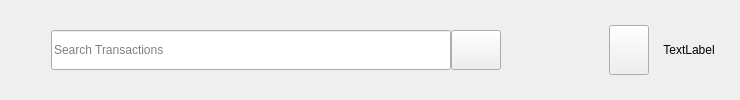
     <widget class="QWidget" name="widget_2" native="true">
      <property name="sizePolicy">
       <sizepolicy hsizetype="Expanding" vsizetype="Fixed">
        <horstretch>0</horstretch>
        <verstretch>0</verstretch>
       </sizepolicy>
      </property>
      <property name="minimumSize">
       <size>
        <width>0</width>
        <height>70</height>
       </size>
      </property>
      <property name="sizeIncrement">
       <size>
        <width>0</width>
        <height>1</height>
       </size>
      </property>
      <layout class="QHBoxLayout" name="horizontalLayout_3">
       <property name="spacing">
        <number>0</number>
       </property>
       <item>
        <spacer name="horizontalSpacer">
         <property name="orientation">
          <enum>Qt::Orientation::Horizontal</enum>
         </property>
         <property name="sizeHint" stdset="0">
          <size>
           <width>40</width>
           <height>20</height>
          </size>
         </property>
        </spacer>
       </item>
       <item>
        <layout class="QHBoxLayout" name="horizontalLayout_2">
         <property name="spacing">
          <number>0</number>
         </property>
         <item>
          <widget class="QLineEdit" name="search_transaction_line">
           <property name="minimumSize">
            <size>
             <width>400</width>
             <height>40</height>
            </size>
           </property>
           <property name="maximumSize">
            <size>
             <width>400</width>
             <height>40</height>
            </size>
           </property>
           <property name="text">
            <string/>
           </property>
           <property name="placeholderText">
            <string>Search Transactions</string>
           </property>
          </widget>
         </item>
         <item>
          <widget class="QPushButton" name="search_button">
           <property name="minimumSize">
            <size>
             <width>50</width>
             <height>40</height>
            </size>
           </property>
           <property name="maximumSize">
            <size>
             <width>50</width>
             <height>40</height>
            </size>
           </property>
           <property name="text">
            <string/>
           </property>
           <property name="icon">
            <iconset resource="../../Desktop/resource.qrc">
             <normaloff>:/icons/icons_financial_app/search_icon.png</normaloff>
             <normalon>:/icons/icons_financial_app/search_icon.png</normalon>:/icons/icons_financial_app/search_icon.png</iconset>
           </property>
           <property name="iconSize">
            <size>
             <width>20</width>
             <height>20</height>
            </size>
           </property>
          </widget>
         </item>
        </layout>
       </item>
       <item>
        <spacer name="horizontalSpacer_2">
         <property name="orientation">
          <enum>Qt::Orientation::Horizontal</enum>
         </property>
         <property name="sizeType">
          <enum>QSizePolicy::Policy::Minimum</enum>
         </property>
         <property name="sizeHint" stdset="0">
          <size>
           <width>108</width>
           <height>34</height>
          </size>
         </property>
        </spacer>
       </item>
       <item>
        <widget class="QPushButton" name="account_button">
         <property name="sizePolicy">
          <sizepolicy hsizetype="Preferred" vsizetype="Preferred">
           <horstretch>0</horstretch>
           <verstretch>0</verstretch>
          </sizepolicy>
         </property>
         <property name="maximumSize">
          <size>
           <width>50</width>
           <height>50</height>
          </size>
         </property>
         <property name="text">
          <string/>
         </property>
         <property name="icon">
          <iconset resource="../../Desktop/resource.qrc">
           <normaloff>:/icons/icons_financial_app/account_icon.svg</normaloff>
           <normalon>:/icons/icons_financial_app/account_icon.svg</normalon>:/icons/icons_financial_app/account_icon.svg</iconset>
         </property>
         <property name="iconSize">
          <size>
           <width>40</width>
           <height>40</height>
          </size>
         </property>
        </widget>
       </item>
       <item>
        <widget class="QLabel" name="account_name_label">
         <property name="sizePolicy">
          <sizepolicy hsizetype="Expanding" vsizetype="Expanding">
           <horstretch>0</horstretch>
           <verstretch>0</verstretch>
          </sizepolicy>
         </property>
         <property name="minimumSize">
          <size>
           <width>80</width>
           <height>0</height>
          </size>
         </property>
         <property name="maximumSize">
          <size>
           <width>80</width>
           <height>16777215</height>
          </size>
         </property>
         <property name="text">
          <string>TextLabel</string>
         </property>
         <property name="alignment">
          <set>Qt::AlignmentFlag::AlignCenter</set>
         </property>
         <property name="wordWrap">
          <bool>true</bool>
         </property>
        </widget>
       </item>
      </layout>
     </widget>
